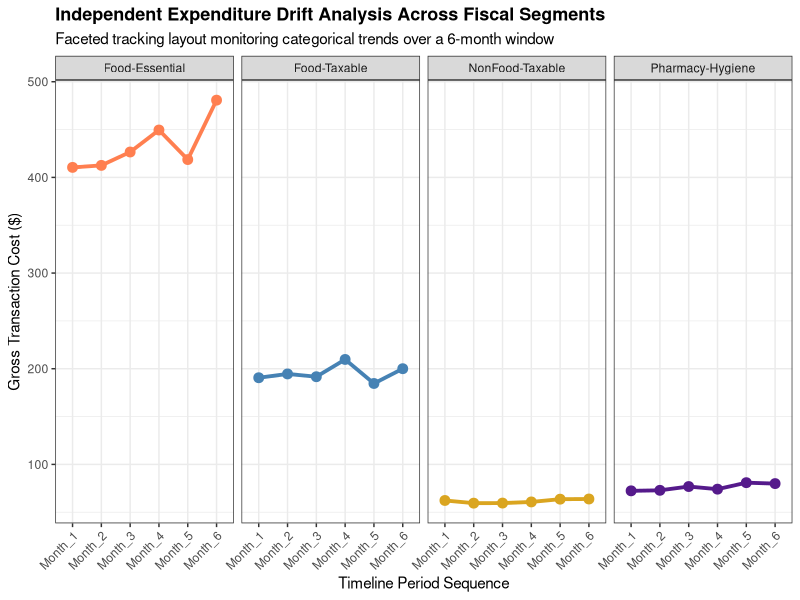
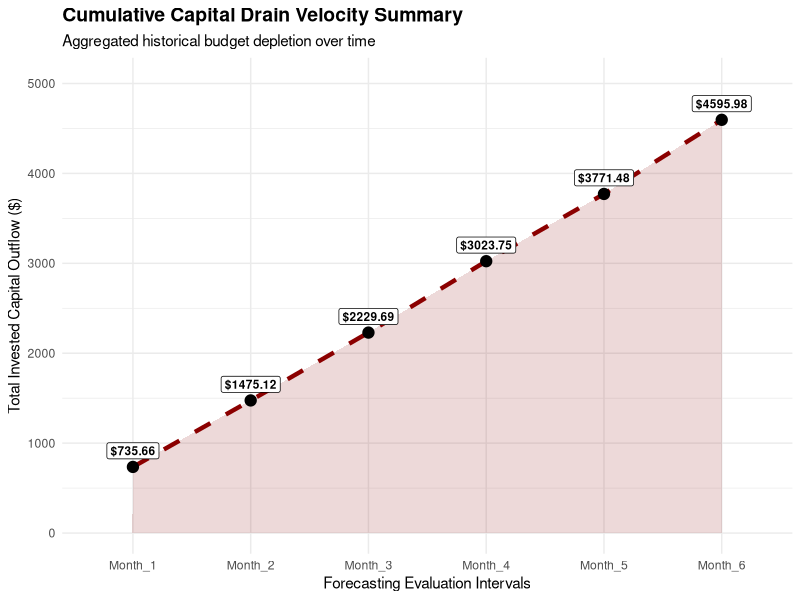
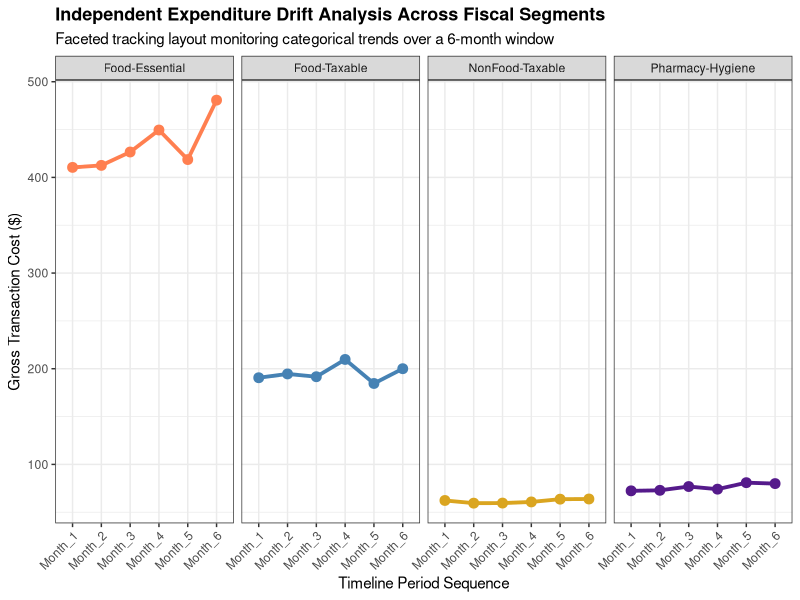
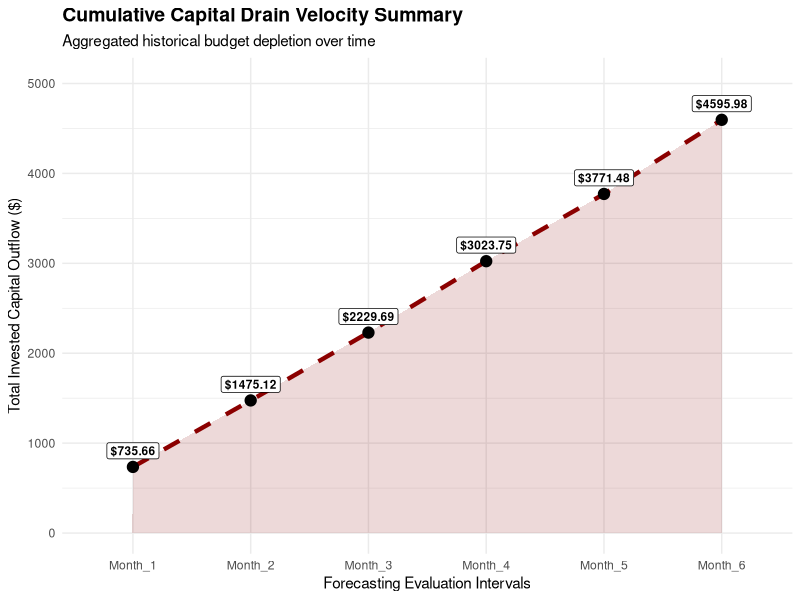

These charts were generated, in order, by the following R code:
## ---- chunk 1
library(ggplot2)
## ---- chunk 2
base_quantities <- c(3, 1, 5, 4, 1, 2, 1, 12, 1, 2, 3, 2, 12, 2, 4, 1, 2, 1, 2, 3, 2, 1)

names(base_quantities) <- c(
  # --- Category: Essential Food (Tax-Exempt) ---
  "Honeycrisp_Apples", "Baby_Spinach", "Yellow_Bananas", "Roma_Tomatoes",
  "Whole_Milk_1G", "Greek_Yogurt", "Unsalted_Butter", "Large_White_Eggs",
  "Whole_Wheat_Bread", "Jasmine_Rice", "Organic_Olive_Oil",

  # --- Category: Taxable Food (Prepared/Snacks) ---
  "Frozen_Pizza", "Potato_Chips", "Chocolate_Cookies", "Diet_Cola_Pack",

  # --- Category: Taxable Non-Food (Household) ---
  "Toilet_Paper", "Paper_Towels", "Dish_Soap", "Liquid_Detergent",

  # --- Category: Pharmacy & Hygiene ---
  "Advil_Liquid_Gels", "Whitening_Toothpaste", "Moisturizing_Body_Wash"
)

base_categories <- rep(
  c("Food-Essential", "Food-Taxable", "NonFood-Taxable", "Pharmacy-Hygiene"),
  times = c(11, 4, 4, 3)
)

set.seed(88)
base_prices <- round(runif(length(base_quantities), min = 1.99, max = 18.50), 2)
names(base_prices) <- names(base_quantities)

base_prices["Baby_Spinach"]  <- 2.49
base_prices["Roma_Tomatoes"] <- 3.15
## ---- chunk 3
months_forecast  <- 6
items_per_trip   <- length(base_quantities) # 22
repeated_indices <- rep(1:items_per_trip, times = months_forecast)

forecast_df <- data.frame(
  Month        = rep(paste0("Month_", 1:months_forecast), each = items_per_trip),
  Item_Name    = names(base_quantities)[repeated_indices],
  Tax_Category = base_categories[repeated_indices],
  Quantity     = base_quantities[repeated_indices],
  Base_Price   = base_prices[repeated_indices],
  stringsAsFactors = FALSE
)

forecast_df$Month <- factor(forecast_df$Month, levels = paste0("Month_", 1:months_forecast))

monthly_inflation_rates <- 1.015 ^ (0:(months_forecast - 1))
inflation_vector        <- rep(monthly_inflation_rates, each = items_per_trip)

forecast_df$Inflated_Price <- round(forecast_df$Base_Price * inflation_vector, 2)
forecast_df$Subtotal       <- forecast_df$Quantity * forecast_df$Inflated_Price

tax_rates <- ifelse(forecast_df$Tax_Category == "Food-Essential", 0.00,
             ifelse(forecast_df$Tax_Category == "Food-Taxable", 0.02, 0.06))

forecast_df$Tax_Applied <- round(forecast_df$Subtotal * tax_rates, 2)
forecast_df$Grand_Total <- forecast_df$Subtotal + forecast_df$Tax_Applied
## ---- chunk 4
# Without this, every item's series is a pure deterministic scalar multiple of
# the same inflation curve, so there is nothing for a variance/CV analysis to
# actually differentiate. Each item gets its own noise sd (2%-12%), simulating
# real demand fluctuation (e.g. perishables swing more than paper goods).
set.seed(2026)
item_noise_sd <- setNames(
  round(runif(items_per_trip, min = 0.02, max = 0.12), 3),
  names(base_quantities)
)
noise_factor <- 1 + rnorm(nrow(forecast_df), mean = 0,
                           sd = item_noise_sd[forecast_df$Item_Name])
forecast_df$Grand_Total <- round(forecast_df$Grand_Total * noise_factor, 2)
## ---- chunk 5
item_stats <- aggregate(Grand_Total ~ Item_Name, data = forecast_df,
                         FUN = function(x) c(mean = mean(x), sd = sd(x)))
item_stats <- do.call(data.frame, item_stats)
names(item_stats) <- c("Item_Name", "Mean_Total", "SD_Total")

# Coefficient of Variation: scale-invariant, so a $2 item and a $40 item with
# the same *relative* swing rank equally -- unlike raw variance.
item_stats$CV_Pct <- round(100 * item_stats$SD_Total / item_stats$Mean_Total, 2)

highest_cv_item <- item_stats$Item_Name[which.max(item_stats$CV_Pct)]

print("--- VOLATILITY ANALYSIS TARGET REPORT (Coefficient of Variation) ---")
print(item_stats[order(-item_stats$CV_Pct), c("Item_Name", "Mean_Total", "CV_Pct")])
cat(sprintf("\nAsset exhibiting peak RELATIVE volatility over timeline: %s (CV = %.2f%%)\n",
            highest_cv_item, max(item_stats$CV_Pct)))

forecast_df$Is_Volatile_Target <- forecast_df$Item_Name == highest_cv_item
## ---- chunk 6
monthly_ledger_sums <- aggregate(Grand_Total ~ Month, data = forecast_df, FUN = sum)
monthly_ledger_sums$Cumulative_Drain <- cumsum(monthly_ledger_sums$Grand_Total)
## ---- chunk 7
category_trends <- aggregate(Grand_Total ~ Tax_Category + Month, data = forecast_df, FUN = sum)
category_trends$Month <- factor(category_trends$Month, levels = paste0("Month_", 1:months_forecast))

# FIXED: named vector -- explicit mapping, immune to level-order changes
category_colors <- c(
  "Food-Essential"   = "coral",
  "Food-Taxable"     = "steelblue",
  "NonFood-Taxable"  = "goldenrod",
  "Pharmacy-Hygiene" = "purple4"
)

faceted_line_plot <- ggplot(category_trends, aes(x = Month, y = Grand_Total, group = Tax_Category, color = Tax_Category)) +
  geom_line(linewidth = 1.3) +
  geom_point(size = 3) +
  facet_wrap(~ Tax_Category, nrow = 1) +
  scale_color_manual(values = category_colors) +
  labs(title = "Independent Expenditure Drift Analysis Across Fiscal Segments",
       subtitle = "Faceted tracking layout monitoring categorical trends over a 6-month window",
       x = "Timeline Period Sequence",
       y = "Gross Transaction Cost ($)",
       color = "Tax Partition Tier") +
  theme_bw() +
  theme(plot.title = element_text(face = "bold", size = 13),
        axis.text.x = element_text(angle = 45, hjust = 1),
        legend.position = "none")

print(faceted_line_plot)
## ---- chunk 8
cumulative_drain_plot <- ggplot(monthly_ledger_sums, aes(x = Month, y = Cumulative_Drain, group = 1)) +
  geom_area(fill = "darkred", alpha = 0.15) +
  geom_line(color = "darkred", linewidth = 1.5, linetype = "dashed") +
  geom_point(color = "black", size = 3.5) +
  geom_label(aes(label = sprintf("$%.2f", Cumulative_Drain)), vjust = -0.5, fontface = "bold", size = 3) +
  labs(title = "Cumulative Capital Drain Velocity Summary",
       subtitle = "Aggregated historical budget depletion over time",
       x = "Forecasting Evaluation Intervals",
       y = "Total Invested Capital Outflow ($)") +
  theme_minimal() +
  theme(plot.title = element_text(face = "bold", size = 14)) +
  scale_y_continuous(expand = expansion(mult = c(0.05, 0.15)))

print(cumulative_drain_plot)
## ---- chunk 9
write.csv(forecast_df, file = "six_month_supermarket_complete_analytics.csv", row.names = FALSE)

ggsave(filename = "faceted_category_trends.png", plot = faceted_line_plot, width = 11, height = 5, dpi = 300)
ggsave(filename = "cumulative_capital_drain.png", plot = cumulative_drain_plot, width = 8, height = 5, dpi = 300)

print("------------------------------------------------------------------------")
print(paste("Pipeline Execution Finalized. Output assets saved inside directory:", getwd()))
